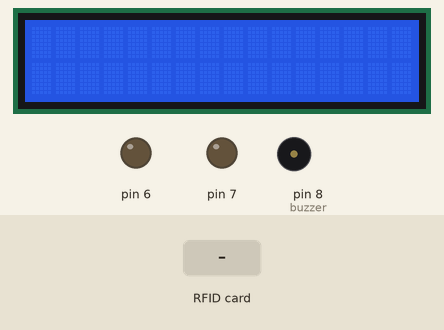
A sketch run on a simulated Arduino Uno, built with avr-gcc and run on an emulated ATmega328P. Shown: 16×2 character LCD, output pins drawn as LEDs (lit = HIGH), buzzer (waves = sounding). The test bench sets the inputs (shaded band). Pins used as bus, display or sensor lines are not drawn; what the sketch prints to the serial monitor is not drawn.

Above: at 1.3 s.
1.4 s: RFID card 5E 7A 19 C4 held to the reader
At 2.2 s:
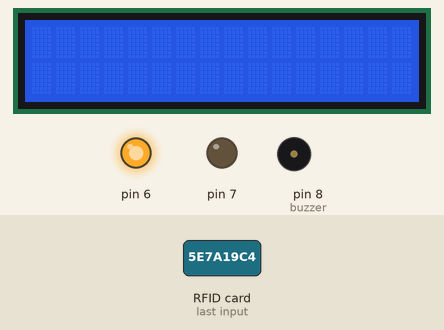
At 4.5 s:
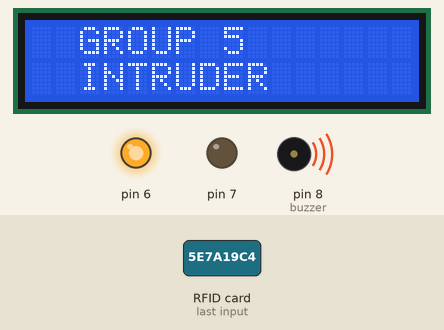
Timing chart, 0 to 6.0 s (numbered marks = the images above; inputs shaded):
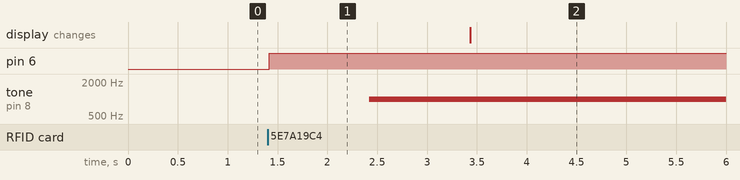

Measured:
- after the input at 1.4 s, pin 6: LOW → HIGH at once; tone on pin 8 (buzzer): silent → 1000 Hz after 1.0 s

The sketch:

LED_LCD_BUZZER.ino
```cpp
const int buzzer = 8; //buzzer to arduino pin 9
#include <LiquidCrystal_I2C.h>

#include <SPI.h>
#include <MFRC522.h>
#define RST_PIN         9          // Configurable, see typical pin layout above
#define SS_PIN          10         // Configurable, see typical pin layout above
MFRC522 mfrc522(SS_PIN, RST_PIN);  // Create MFRC522 instance

LiquidCrystal_I2C lcd(0x27,16,2);  // set the LCD address to 0x20 for a 16 chars and 2 line display

void setup()
{

  pinMode(buzzer, OUTPUT); // Set buzzer - pin 9 as an output
  // initialize digital pin LED_BUILTIN as an output.
  pinMode(7, OUTPUT);
  pinMode(6, OUTPUT);

  lcd.init();
  lcd.clear();
  lcd.backlight();      // Make sure backlight is on

  Serial.begin(9600);    // Initialize serial communications with the PC
  while (!Serial);    // Do nothing if no serial port is opened (added for Arduinos based on ATMEGA32U4)
  SPI.begin();      // Init SPI bus
  mfrc522.PCD_Init();   // Init MFRC522
  mfrc522.PCD_DumpVersionToSerial();  // Show details of PCD - MFRC522 Card Reader details
  Serial.println(F("Scan PICC to see UID, SAK, type, and data blocks..."));

}

void loop() {
 // Look for new cards
  if ( ! mfrc522.PICC_IsNewCardPresent()) {
    return;
  }

  // Select one of the cards
  if ( ! mfrc522.PICC_ReadCardSerial()) {
     noTone(buzzer);     // Stop sound...
      delay(1000);
     digitalWrite(7, HIGH);   // turn the LED on (HIGH is the voltage level)
     delay(1000);        // ...for 1sec
   lcd.setCursor(2,0);   //Set cursor to character 2 on line 0
   lcd.print("GROUP 5");
   lcd.setCursor(2,1);   //Move cursor to character 2 on line 1
   lcd.print("AUTHORISED");
  // lcd.clear();
  }
  else
  {
    digitalWrite(6, HIGH);   // turn the LED on (HIGH is the voltage level)
      delay(1000);        // ...for 1sec
       tone(buzzer, 1000); // Send 1KHz sound signal...
       delay(1000);
       lcd.setCursor(2,0);   //Set cursor to character 2 on line 0
   lcd.print("GROUP 5");
   lcd.setCursor(2,1);   //Move cursor to character 2 on line 1
   lcd.print("INTRUDER");
   //lcd.clear();
  }
    return;
    // Dump debug info about the card; PICC_HaltA() is automatically called
  mfrc522.PICC_DumpToSerial(&(mfrc522.uid));
  }
```
